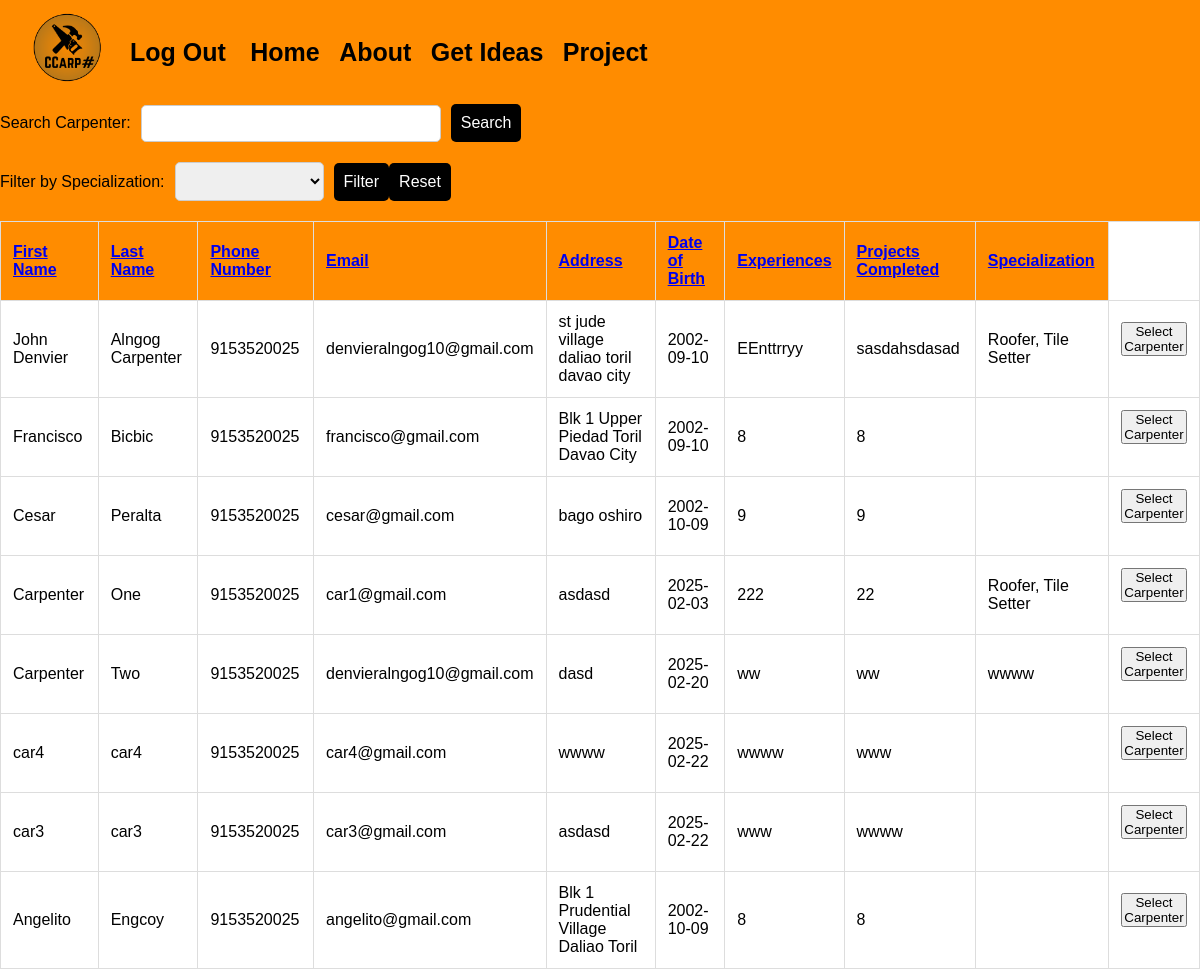
The app's page /availablecarpenters.php?sort=First_Name&order=desc with its own data.
### tables this page shows
CREATE TABLE `carpenters` (
  `Carpenter_ID` int(11) NOT NULL,
  `First_Name` varchar(255) NOT NULL,
  `Last_Name` varchar(255) NOT NULL,
  `Phone_Number` bigint(11) NOT NULL,
  `Email` varchar(255) NOT NULL,
  `Address` varchar(255) NOT NULL,
  `Date_Of_Birth` date NOT NULL,
  `Experiences` varchar(255) NOT NULL,
  `Project_Completed` varchar(255) NOT NULL,
  `username` varchar(255) NOT NULL,
  `password` varchar(255) NOT NULL,
  `specialization` varchar(255) NOT NULL,
  `Photo` mediumblob NOT NULL
);

### availablecarpenters.php (the view, shortened to what this page needs)
<!DOCTYPE html>
<html lang="en">
<head>
</head>
<body>
  <div class="header">
    <a href="comment.php">
      <h1>
        <img src="assets/img/logos/logo.png" alt="" style="width: 75px; margin-right: 10px;">
      </h1>
    </a>
    <div class="right">
      <a href="login.html" style="text-decoration: none; color: black; margin-right: 20px;">Log Out</a>
      <a class="active" href="comment.php">Home</a>
      <a href="about/index.html">About</a>
      <a href="#contact">Get Ideas</a>
      <a href="plan.php">Project</a>
    </div>
  </div>
  <?php
  require_once "config.php";
  function generateSortLink($column, $currentColumn, $currentDirection)
  {
      $direction = 'asc';
      return "?sort=$column&order=$direction";
  }
  $sortColumn = isset($_GET['sort']) ? $_GET['sort'] : 'First_Name';
  $sortOrder = isset($_GET['order']) && $_GET['order'] === 'desc' ? 'desc' : 'asc';
  $searchTerm = isset($_GET['search']) ? $_GET['search'] : '';
  $specializationFilter = isset($_GET['specialization']) ? $_GET['specialization'] : '';
  $query = "SELECT * FROM carpenters";
  $query .= " ORDER BY $sortColumn $sortOrder";
  $result = mysqli_query($conn, $query);
  if (mysqli_num_rows($result) > 0) {
      echo "<form action='' method='GET'>";
      echo "<label for='search'>Search Carpenter:</label>";
      echo "<input type='text' name='search' value='" . htmlspecialchars($searchTerm) . "'>";
      echo "<button type='submit' class='search-btn'>Search</button>";
      echo "</form>";
      echo "<form action='' method='GET'>";
      echo "<label for='specialization'>Filter by Specialization:</label>";
      echo "<select name='specialization'>";
      $specializationQuery = "SELECT DISTINCT Specialization FROM carpenters";
      $specializationResult = mysqli_query($conn, $specializationQuery);
      while ($specializationRow = mysqli_fetch_assoc($specializationResult)) {
          echo "<option value='{$specializationRow['Specialization']}' " . ($specializationFilter === $specializationRow['Specialization'] ? 'selected' : '') . ">{$specializationRow['Specialization']}</option>";
      }
      echo "</select>";
      echo "<button type='submit' class='filter-btn' name='action' value='filter'>Filter</button>";
      echo "<button type='button' class='reset-btn' onclick=\"window.location.href='{$_SERVER['PHP_SELF']}'\">Reset</button>";
      echo "</form>";
      echo "<table>";
      echo "<tr>
              <th><a href='" . generateSortLink('First_Name', $sortColumn, $sortOrder) . "'>First Name</a></th>
              <th><a href='" . generateSortLink('Last_Name', $sortColumn, $sortOrder) . "'>Last Name</a></th>
              <th><a href='" . generateSortLink('Phone_Number', $sortColumn, $sortOrder) . "'>Phone Number</a></th>
              <th><a href='" . generateSortLink('Email', $sortColumn, $sortOrder) . "'>Email</a></th>
              <th><a href='" . generateSortLink('Address', $sortColumn, $sortOrder) . "'>Address</a></th>
              <th><a href='" . generateSortLink('Date_Of_Birth', $sortColumn, $sortOrder) . "'>Date of Birth</a></th>
              <th><a href='" . generateSortLink('Experiences', $sortColumn, $sortOrder) . "'>Experiences</a></th>
              <th><a href='" . generateSortLink('Project_Completed', $sortColumn, $sortOrder) . "'>Projects Completed</a></th>
              <th><a href='" . generateSortLink('Specialization', $sortColumn, $sortOrder) . "'>Specialization</a></th>
            </tr>";
      while ($row = mysqli_fetch_assoc($result)) {
          echo "<tr>";
          echo "<td>{$row['First_Name']}</td>";
          echo "<td>{$row['Last_Name']}</td>";
          echo "<td>{$row['Phone_Number']}</td>";
          echo "<td>{$row['Email']}</td>";
          echo "<td>{$row['Address']}</td>";
          echo "<td>{$row['Date_Of_Birth']}</td>";
          echo "<td>{$row['Experiences']}</td>";
          echo "<td>{$row['Project_Completed']}</td>";
          echo "<td>{$row['specialization']}</td>";
          echo "<td>
                  <form action='usercreateplan.php' method='GET'>
                      <input type='hidden' name='selected_carpenter' value='{$row['Carpenter_ID']}'>
                      <button type='submit'>Select Carpenter</button>
                  </form>
                </td>";
          echo "</tr>";
      }
      echo "</table>";
  } else {
      echo "No carpenters available.";
  }
  ?>
</body>
</html>

### availablecarpenters.php (style rules this page uses)
* { box-sizing: border-box; margin: 0; padding: 0; }
body { font-family: Verdana, sans-serif; margin: 0; background-color: #FF8C00; }
.header { top: 0; left: 0; width: 100%; padding: 10px; text-align: left; background: #FF8C00; color: #000000; display: flex; align-items: center; text-decoration: none; z-index: 100; }
.header h1 { font-size: 40px; border-left: 20px solid transparent; text-decoration: none; }
.right { margin-right: 20px; }
.header a { font-size: 25px; font-weight: bold; text-decoration: none; color: #000000; margin-right: 15px; }
form { display: flex; flex-direction: row; align-items: center; margin-bottom: 20px; }
label { font-size: 16px; margin-right: 10px; color: #000000; }
input { width: 300px; padding: 10px; margin-right: 10px; border: 1px solid #ccc; border-radius: 5px; }
select { padding: 10px; margin-right: 10px; border: 1px solid #ccc; border-radius: 5px; }
.search-btn { background-color: #FF8C00; color: #fff; border: none; padding: 10px; border-radius: 5px; cursor: pointer; font-size: 16px; }
.search-btn, .filter-btn, .reset-btn { background-color: #000000; color: #fff; border: none; padding: 10px; border-radius: 5px; cursor: pointer; font-size: 16px; }
table { width: 100%; border-collapse: collapse; margin-top: 20px; background-color: #fff; }
table, th, td { border: 1px solid #ddd; }
th, td { padding: 12px; text-align: left; }
th { background-color: #FF8C00; color: #fff; }

### records on screen
carpenters: First_Name "John Denvier", Last_Name "Alngog Carpenter", Phone_Number "9153520025", Email "denvieralngog10@gmail.com", Address "st jude village daliao toril davao city", Date_Of_Birth "2002-09-10", Experiences "EEnttrryy", Project_Completed "sasdahsdasad", specialization "Roofer, Tile Setter"
carpenters: First_Name "Francisco", Last_Name "Bicbic", Phone_Number "9153520025", Email "francisco@gmail.com", Address "Blk 1 Upper Piedad Toril Davao City", Date_Of_Birth "2002-09-10", Experiences "8", Project_Completed "8"
carpenters: First_Name "Cesar", Last_Name "Peralta", Phone_Number "9153520025", Email "cesar@gmail.com", Address "bago oshiro", Date_Of_Birth "2002-10-09", Experiences "9", Project_Completed "9"
carpenters: First_Name "Carpenter", Last_Name "One", Phone_Number "9153520025", Email "car1@gmail.com", Address "asdasd", Date_Of_Birth "2025-02-03", Experiences "222", Project_Completed "22", specialization "Roofer, Tile Setter"
carpenters: First_Name "Carpenter", Last_Name "Two", Phone_Number "9153520025", Email "denvieralngog10@gmail.com", Address "dasd", Date_Of_Birth "2025-02-20", Experiences "ww", Project_Completed "ww", specialization "wwww"
carpenters: First_Name "car4", Last_Name "car4", Phone_Number "9153520025", Email "car4@gmail.com", Address "wwww", Date_Of_Birth "2025-02-22", Experiences "wwww", Project_Completed "www"
carpenters: First_Name "car3", Last_Name "car3", Phone_Number "9153520025", Email "car3@gmail.com", Address "asdasd", Date_Of_Birth "2025-02-22", Experiences "www", Project_Completed "wwww"
carpenters: First_Name "Angelito", Last_Name "Engcoy", Phone_Number "9153520025", Email "angelito@gmail.com", Address "Blk 1 Prudential Village Daliao Toril", Date_Of_Birth "2002-10-09", Experiences "8", Project_Completed "8"
